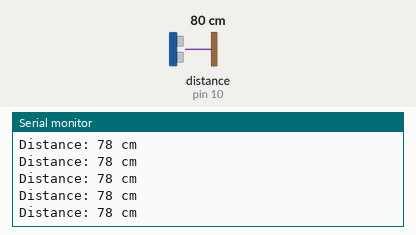
The sketch below on a simulated Arduino Uno, built with avr-gcc and run on an emulated ATmega328P. On the bench: the last lines printed to the serial monitor. Wiring (inferred from the names in the program): ultrasonic range finder: trigger pin 9; echo pin 10. The test bench sets the inputs (shaded band); at power-on: distance to the obstacle (sensor on pin 10) 80 cm. The echo pulse lasts 58.3 µs per cm.

Above: at 1.2 s.
1.3 s: distance to the obstacle (sensor on pin 10) set to 2 cm
At 1.38 s:
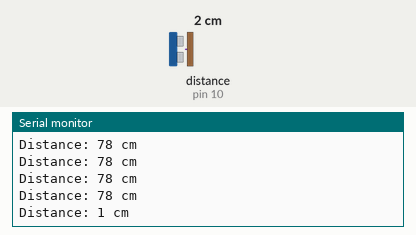
4.3 s: distance to the obstacle (sensor on pin 10) set to 4 cm
At 4.3 s:
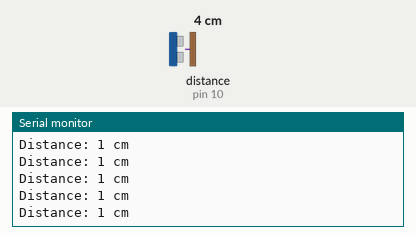
5.8 s: distance to the obstacle (sensor on pin 10) set to 35 cm
At 5.81 s:
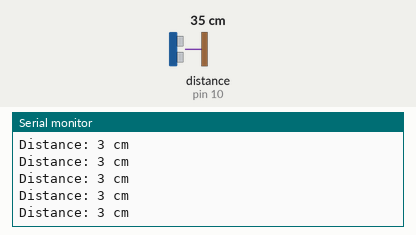
8.8 s: distance to the obstacle (sensor on pin 10) set to 250 cm
At 8.9 s:
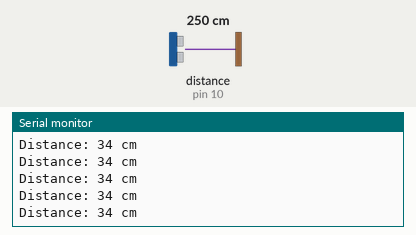
Timing chart, 0 to 11.8 s (numbered marks = the images above; inputs shaded):
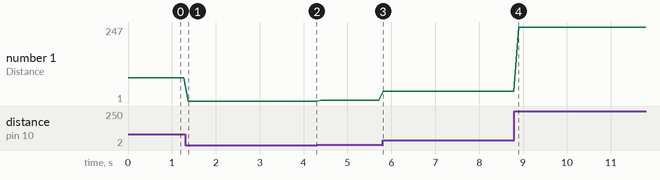

The sketch:

detectDistance.ino
```cpp
#define TRIG_PIN 9
#define ECHO_PIN 10

long duration;
int16_t distance;

void setup() {
  // put your setup code here, to run once:
  pinMode(TRIG_PIN, OUTPUT);
  pinMode(ECHO_PIN, INPUT);
  Serial.begin(9600);
}

void loop() {
  // put your main code here, to run repeatedly:
  digitalWrite(TRIG_PIN, LOW);
  delayMicroseconds(2);

  digitalWrite(TRIG_PIN, HIGH);
  delayMicroseconds(10);
  digitalWrite(TRIG_PIN, LOW);

  duration  = pulseIn(ECHO_PIN, HIGH);

  distance = duration * 0.017;

  Serial.print("Distance: ");
  Serial.print(distance);
  Serial.println(" cm");

  delay(100);
}
```

Measured:
- after the input at 1.3 s, the serial monitor: prints a new line after 0.07 s (image 1)
- plotted number 1: 78 → 1 after the input at 1.3 s, 1 → 3 after the input at 4.3 s, 3 → 34 after the input at 5.8 s, 34 → 247 after the input at 8.8 s
